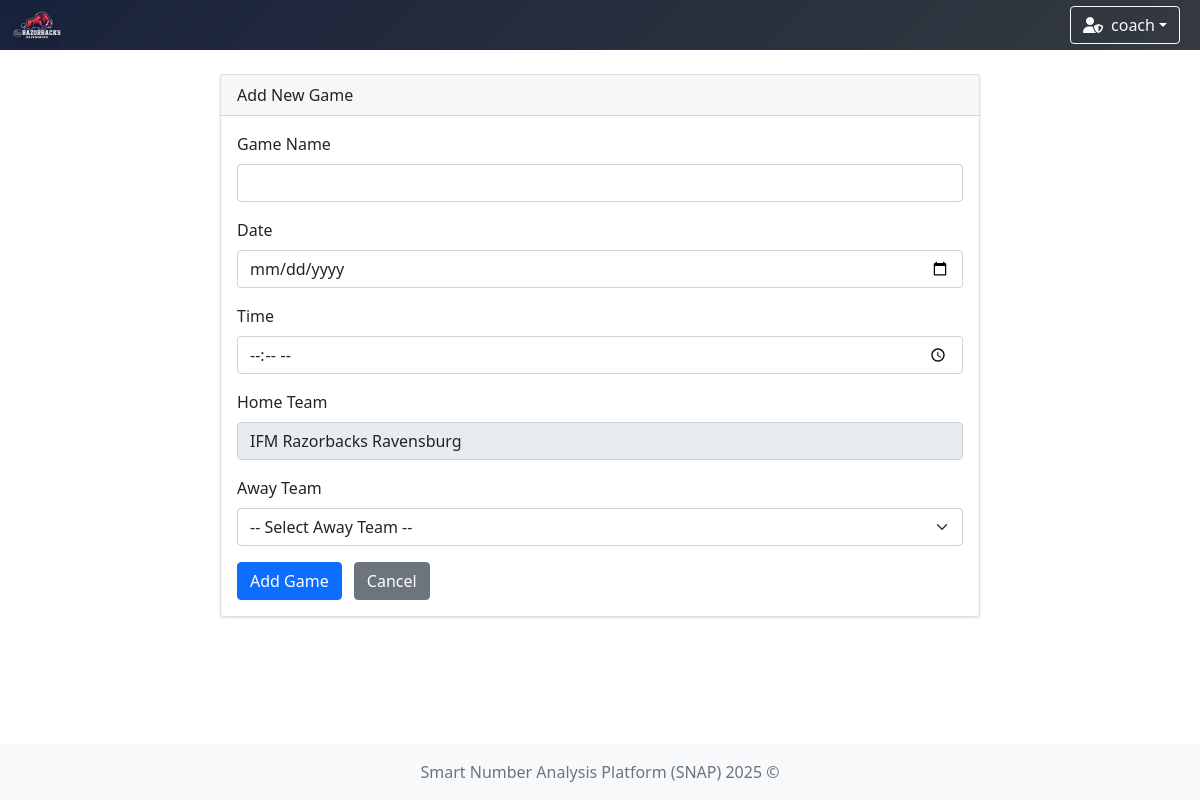
The page /games/add (signed in) on the database as committed earlier.
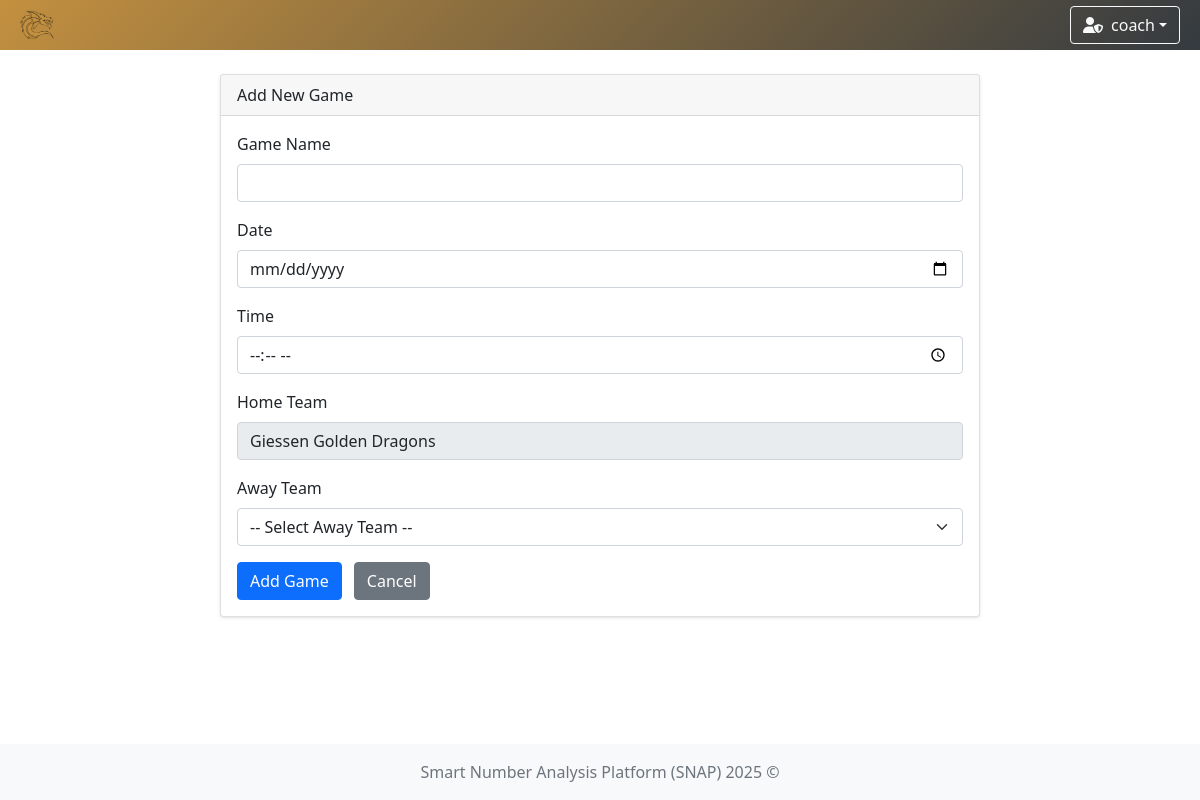
The same page on the database as committed later.
### app/models/team.py (models this page shows)
class TeamModel(db.Model):
    __tablename__ = 'teams'
    id = db.Column(db.Integer, primary_key=True)
    name = db.Column(db.String(100), nullable=False, unique=True)  # prevent duplicate team names
    icon = db.Column(db.String(300), nullable=False)  # longer path for future-proofing
    primary_color = db.Column(db.String(20), nullable=False)
    secondary_color = db.Column(db.String(20), nullable=False)

### app/controllers/game.py (the view, shortened to what this page needs)
    @login_required
    def add_game(self) -> str | Response:
        teams = TeamModel.query.all()
        return render_template(template_name_or_list='game/add_game.html', teams=teams)

### app/controllers/user.py (called while the page is built)
    @staticmethod
    def load_user(user_id):
        return UserModel.query.get(int(user_id))

### run.py (called while the page is built)
    def _inject_context(self) -> None:
        @self.app.context_processor
        def inject_teams() -> dict:
            try:
                teams = TeamModel.query.all()
                return dict(teams=teams)
            except Exception as e:
                print(f"[!] Error injecting teams: {str(e)} ({type(e).__name__})")
                return dict(teams=[])

### app/templates/game/add_game.html (shortened to what this page needs)
{% extends "system/base.html" %}
{% block content %}
    <div class="row justify-content-center">
        <div class="col-md-8">
            <div class="card">
                <div class="card-header">Add New Game</div>
                <div class="card-body">
                    <form method="POST">
                        <fieldset {% if not current_user.team %}disabled{% endif %}>
                            <div class="mb-3">
                                <label for="game_name" class="form-label">Game Name</label>
                                <input type="text" class="form-control" id="game_name" name="game_name" required>
                            </div>
                            <div class="mb-3">
                                <label for="date" class="form-label">Date</label>
                                <input type="date" class="form-control" id="date" name="date" required>
                            </div>
                            <div class="mb-3">
                                <label for="time" class="form-label">Time</label>
                                <input type="time" class="form-control" id="time" name="time" required>
                            </div>
                            {% if current_user.team %}
                                <div class="mb-3">
                                    <label class="form-label">Home Team</label>
                                    <input type="text" class="form-control" value="{{ current_user.team.name }}"
                                           disabled>
                                </div>
                            {% endif %}
                            <div class="mb-3">
                                <label for="awayTeamSelect" class="form-label">Away Team</label>
                                <select id="awayTeamSelect" name="away_team_id" class="form-select" required>
                                    <option value="" disabled selected>-- Select Away Team --</option>
                                </select>
                            </div>
                            <button type="submit" class="btn btn-primary">Add Game</button>
                            <a href="{{ url_for('game_options') }}" class="btn btn-secondary">Cancel</a>
                        </fieldset>
                    </form>
                </div>
            </div>
        </div>
    </div>
{% endblock %}

### app/templates/system/base.html (shortened to what this page needs)
<!DOCTYPE html>
<html lang="en">
<head>
    <link href="https://cdn.jsdelivr.net/npm/bootstrap@5.1.3/dist/css/bootstrap.min.css" rel="stylesheet"/>
    <link rel="stylesheet" href="https://cdn.jsdelivr.net/npm/bootstrap-icons@1.11.3/font/bootstrap-icons.css"/>
    <link rel="stylesheet" href="https://cdnjs.cloudflare.com/ajax/libs/font-awesome/6.5.0/css/all.min.css"/>
    <link href="https://cdn.jsdelivr.net/npm/select2@4.1.0-rc.0/dist/css/select2.min.css" rel="stylesheet"/>
    <link href="https://cdn.jsdelivr.net/npm/select2-bootstrap-5-theme@1.3.0/dist/select2-bootstrap-5-theme.min.css" rel="stylesheet"/>
    <link href="https://cdn.datatables.net/1.13.6/css/dataTables.bootstrap5.min.css" rel="stylesheet"/>
    <link rel="stylesheet" href="https://cdn.datatables.net/fixedcolumns/4.3.0/css/fixedColumns.bootstrap5.min.css"/>
    <link rel="stylesheet" href="{{ url_for('static', filename='styles.css') }}"/>
</head>
<body class="{% block body_class %}{% endblock %}">
{% if current_user.is_authenticated %}
    {% set ns = namespace(navbar_color='background: linear-gradient(135deg, #4b6cb7, #182848);', team_found=False) %}
    {% if current_user.team %}
        {% set ns.navbar_color = 'background: linear-gradient(135deg, ' ~ current_user.team.primary_color ~ ', #343a40);' %}
        {% set ns.team_found = True %}
    {% endif %}
    <nav class="navbar navbar-expand-lg navbar-dark" style="{{ ns.navbar_color }}">
        <div class="container-fluid position-relative">
            <a class="navbar-brand d-flex align-items-center" href="{{ url_for('index') }}">
                {% if current_user.team and ns.team_found %}
                    <img class="team-logo" src="{{ current_user.team.icon }}" alt="{{ current_user.team.name }} logo"/>
                {% else %}
                    <a href="{{ url_for('game_options') }}" class="btn btn-outline-light me-2" title="Home">
                        <i class="fas fa-home"></i>
                    </a>
                {% endif %}
            </a>
            <div class="ms-auto d-flex align-items-center">
                <div class="dropdown me-2">
                    <button class="btn btn-outline-light dropdown-toggle d-flex align-items-center" type="button"
                            id="userDropdown" data-bs-toggle="dropdown" aria-expanded="false">
                        {% if current_user.role == 'admin' %}
                            <i class="fas fa-user-shield me-2"></i>
                        {% else %}
                            <i class="fas fa-user me-2"></i>
                        {% endif %}
                        {{ current_user.username }}
                    </button>
                </div>
            </div>
        </div>
    </nav>
{% endif %}
<div class="content-wrapper">
    <div class="container-fluid mt-4 px-4">
        <div id="toast-container" class="toast-container position-fixed bottom-0 end-0 p-3" style="z-index: 1100;">
        </div>
        {% block content %}{% endblock %}
    </div>
</div>
<footer class="footer mt-auto py-3 bg-light">
    <div class="container text-center">
        <span class="text-muted">Smart Number Analysis Platform (SNAP) 2025 ©</span>
    </div>
</footer>
</body>
</html>

Rows that differ between the two databases and show on the page:
removed TeamModel: team.icon (picture), team.name "IFM Razorbacks Ravensburg"
now on this page (row unchanged): TeamModel: team.icon (picture), team.name "Giessen Golden Dragons"
